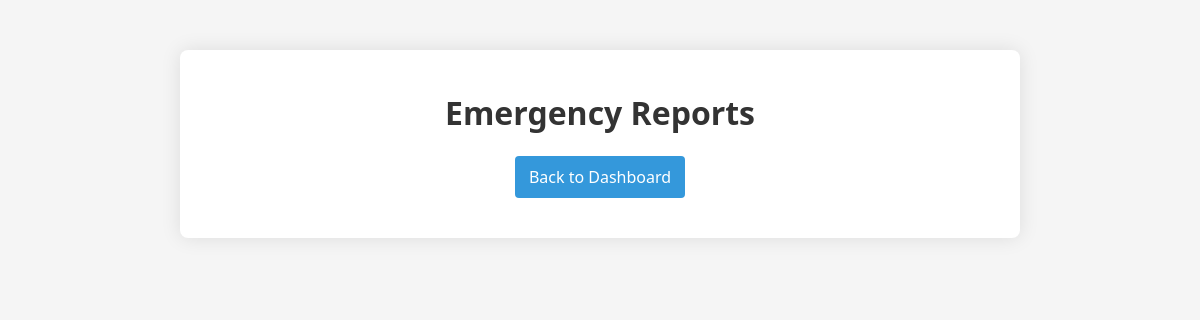
The app's page /emergencyDisplay/, older data.
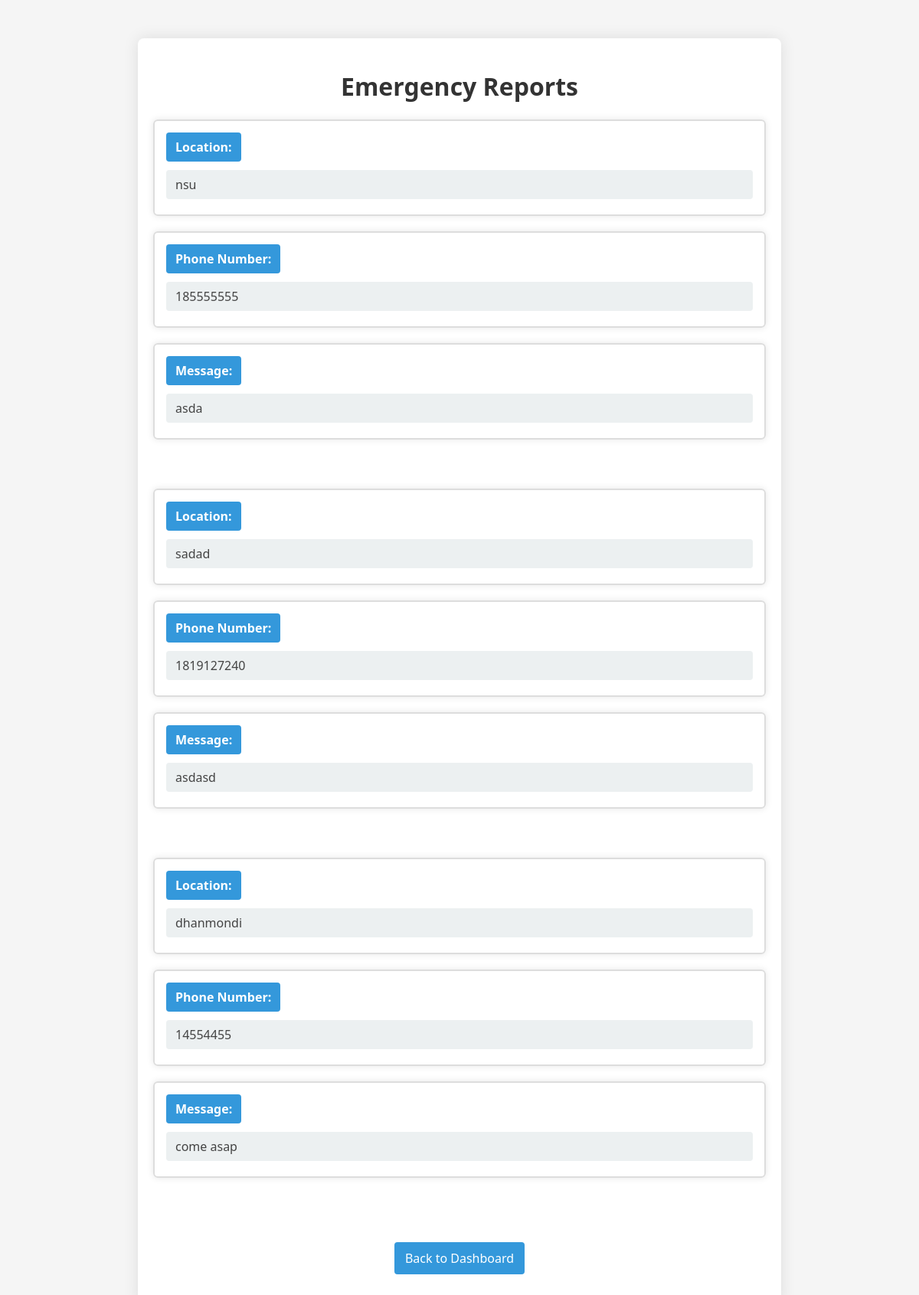
The same page, newer data.
### app1/models.py (models this page shows)
class emergencyReport(models.Model) :
    location = models.CharField(max_length=50)
    phoneNumber = models.IntegerField()
    comments = models.TextField()

### app1/views.py (the view)
# urls.py: path('emergencyDisplay/', views.displayEmergency, name='emergencyDisplay'),
def displayEmergency(request):
    emergency = emergencyReport.objects.all()
    return render(request, 'emergencyDisplay.html', {'emergency': emergency})

### templates/emergencyDisplay.html (shortened to what this page needs)
<!DOCTYPE html>
<html lang="en">
<head>
</head>
<body>
    <div class="container">
        <h1>Emergency Reports</h1>
        {% for info in emergency %}
        <div class="info">
            <label for="location">Location:</label>
            <p id="location">{{ info.location }}</p>
        </div>
        <div class="info">
            <label for="phone">Phone Number:</label>
            <p id="phone">{{ info.phoneNumber }}</p>
        </div>
        <div class="info">
            <label for="message">Message:</label>
            <p id="message">{{ info.comments }}</p>
        </div>
        <br>
        <br>
        {% endfor %}
        <a href="/dashboard" class="back-btn">Back to Dashboard</a>
    </div>
</body>
</html>

Row changes from the older to the newer data that the page shows:
added emergencyReport: location "nsu", phoneNumber "185555555", comments "asda"
added emergencyReport: location "sadad", phoneNumber "1819127240", comments "asdasd"
added emergencyReport: location "dhanmondi", phoneNumber "14554455", comments "come asap"
